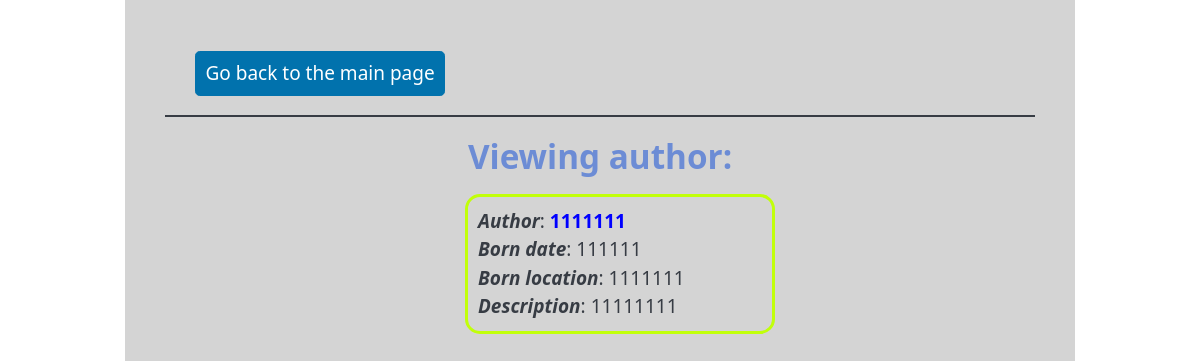
The app's page /quotes/detail/1 with its own data.
### quoteapp/models.py (models this page shows, shortened)
class Author(models.Model):
    name = models.CharField(max_length=50, null=False, unique=True)
    born_date = models.CharField(max_length=50, null=False, unique=True)
    born_location = models.CharField(max_length=500, null=False, unique=False)
    description = models.CharField(max_length=5500, null=False, unique=True)

### quoteapp/views.py (the view)
# urls.py: path('detail/<int:author_id>', views.detail, name='detail'),
def detail(request, author_id):
    current_author = get_object_or_404(Author, pk=author_id)
    return render(request, 'quoteapp/detail.html', {"author": current_author})

### quoteapp/templates/quoteapp/detail.html
{% extends "quoteapp/base.html" %}
{% block content %}
<h2 style="color: #6C8CD5; text-align: center">Viewing author:</h2>
    <ul style="width: auto">
        <li style="list-style: none;">
            <p style="border: 3px solid #C1FF0A;  border-radius: 20px, background-color: #d5d5d1; padding: 10px; border-radius: 15px;">
                <b><i>Author</i></b>:
                <strong style="color: blue">{{ author.name }}</strong>
                <br />
                <b><i>Born date</i></b>:
                    {{ author.born_date }}
                <br />
                <b><i>Born location</i></b>:
                    {{ author.born_location }}
                <br />
                <b><i>Description</i></b>:
                {{ author.description }}
                <br />
            </p>
        </li>
    </ul>
  {% endblock %}

### records on screen
Author: name "1111111", born_date "111111", born_location "1111111", description "11111111"
